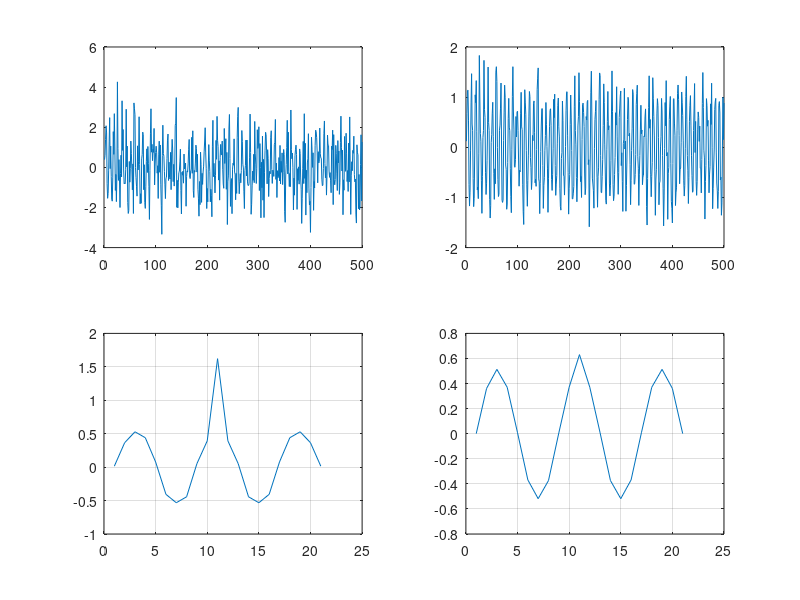

Source code (MATLAB):
clear all;
clc;
N = 500;
p1 = 1;
p2 = 0.1;
f = 1/8;
Mflag = 10;
u = randn(1, N);
n = 0:N-1;
s = sin(2*pi*f*n);
x1 = u(1:N)+s;
rx1 = xcorr(x1, Mflag, 'biased');
u2 = u*sqrt(p2);
x2 = u2(1:N)+s;
rx2 = xcorr(x2, Mflag, 'biased');
subplot(221);
plot(x1);
subplot(222);
plot(x2);
subplot(223);
plot(rx1);
grid on;
subplot(224);
plot(rx2);
grid on;